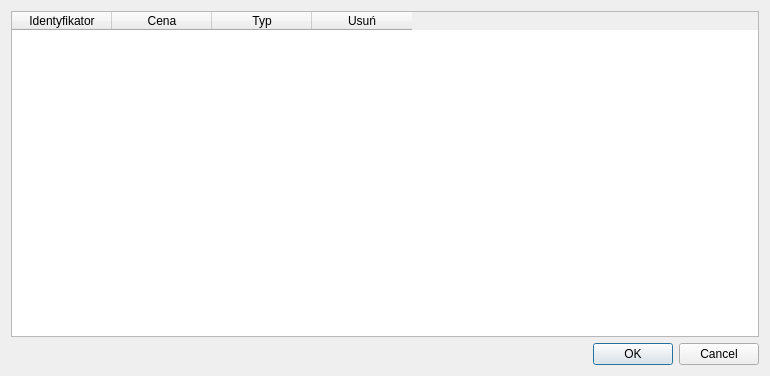
<?xml version="1.0" encoding="UTF-8"?>
<ui version="4.0">
 <class>Vehicles</class>
 <widget class="QDialog" name="Vehicles">
  <property name="geometry">
   <rect>
    <x>0</x>
    <y>0</y>
    <width>770</width>
    <height>376</height>
   </rect>
  </property>
  <property name="windowTitle">
   <string>Pojazdy</string>
  </property>
  <layout class="QVBoxLayout" name="verticalLayout">
   <item>
    <widget class="QTableWidget" name="tableWidget">
     <column>
      <property name="text">
       <string>Identyfikator</string>
      </property>
     </column>
     <column>
      <property name="text">
       <string>Cena</string>
      </property>
     </column>
     <column>
      <property name="text">
       <string>Typ</string>
      </property>
     </column>
     <column>
      <property name="text">
       <string>Usuń</string>
      </property>
     </column>
    </widget>
   </item>
   <item>
    <widget class="QDialogButtonBox" name="buttonBox">
     <property name="orientation">
      <enum>Qt::Horizontal</enum>
     </property>
     <property name="standardButtons">
      <set>QDialogButtonBox::Cancel|QDialogButtonBox::Ok</set>
     </property>
    </widget>
   </item>
  </layout>
 </widget>
 <resources/>
 <connections>
  <connection>
   <sender>buttonBox</sender>
   <signal>accepted()</signal>
   <receiver>Vehicles</receiver>
   <slot>accept()</slot>
   <hints>
    <hint type="sourcelabel">
     <x>248</x>
     <y>254</y>
    </hint>
    <hint type="destinationlabel">
     <x>157</x>
     <y>274</y>
    </hint>
   </hints>
  </connection>
  <connection>
   <sender>buttonBox</sender>
   <signal>rejected()</signal>
   <receiver>Vehicles</receiver>
   <slot>reject()</slot>
   <hints>
    <hint type="sourcelabel">
     <x>316</x>
     <y>260</y>
    </hint>
    <hint type="destinationlabel">
     <x>286</x>
     <y>274</y>
    </hint>
   </hints>
  </connection>
 </connections>
</ui>
